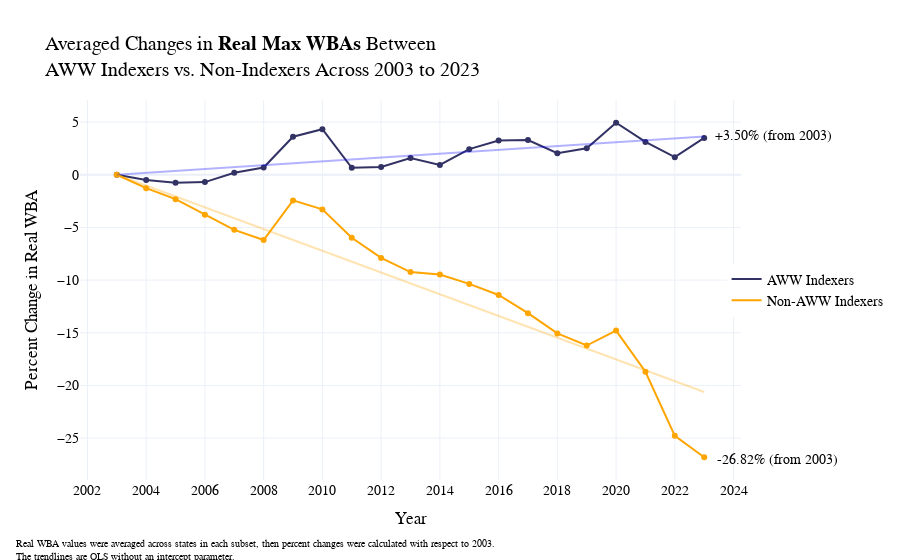

The notebook cell saved with this chart:
### Code cell
pio.templates.default = 'plotly_white'

X = avg_indexers["index"]
y = avg_indexers["Real Maximum WBA (regional, 2023 base)"]

X_reshaped = X.values.reshape(-1, 1)
model = sm.OLS(y, X, hasconst=False).fit()

x_pred = np.linspace(X.min(), X.max(), 100)
y_pred = model.predict(x_pred)
x_pred = x_pred + 2003

X = avg_nonindexers["index"]
y = avg_nonindexers["Real Maximum WBA (regional, 2023 base)"]

X_reshaped = X.values.reshape(-1, 1)
model = sm.OLS(y, X, hasconst=False).fit()

x_pred2 = np.linspace(X.min(), X.max(), 100)
y_pred2 = model.predict(x_pred2)
x_pred2 = x_pred2 + 2003

fig3 = px.line(data_frame = avg_indexers, 
             x = "Year", 
             y = "Real Maximum WBA (regional, 2023 base)")
fig3.update_traces(line=dict(color = 'rgba(50,50,100,1)'), name="AWW Indexers", showlegend=True)

fig4= px.scatter(data_frame = avg_indexers, 
                x = "Year", 
                y = "Real Maximum WBA (regional, 2023 base)",
                color_discrete_sequence=["rgb(50,50,100)"])

fig7 = px.line(data_frame = avg_nonindexers, 
             x = "Year", 
             y = "Real Maximum WBA (regional, 2023 base)")
fig7.update_traces(line=dict(color = 'rgba(255, 165, 0,1)'), name="Non-AWW Indexers", showlegend=True)

fig8= px.scatter(data_frame = avg_nonindexers, 
                x = "Year", 
                y = "Real Maximum WBA (regional, 2023 base)",
                color_discrete_sequence=["rgb(255, 165, 0)"])

fig3 = go.Figure(data= fig3.data + fig4.data + fig7.data + fig8.data)

fig3.add_trace(go.Scatter(
    x=x_pred,
    y=y_pred,
    mode='lines',
    line=dict(color='blue', width=2),
    opacity=0.3,
    showlegend=False
))
fig3.add_trace(go.Scatter(
    x=x_pred2,
    y=y_pred2,
    mode='lines',
    line=dict(color='orange', width=2),
    opacity=0.3,
    showlegend=False
))


fig3.update_layout(title_text="Averaged Changes in <b>Real Max WBAs</b> Between<br>AWW Indexers vs. Non-Indexers Across 2003 to 2023",
                   xaxis_title="Year", yaxis_title="Percent Change in Real WBA",
                   height=500,
                   font=dict(
                        family="Cambria",  
                        size=14,         
                        color="black",
                    ),
                   xaxis=dict(
                        tickmode='linear',   
                        tick0=2000,          
                        dtick=2              
                    ),
                   yaxis=dict(
                        tick0=0,          
                        dtick=5
                    ),
                   legend=dict(
                        orientation="v",     
                        x=1.1,
                        xanchor="center",
                        y=0.5
                    )
                  )
fig3.add_annotation(
    xref="paper", yref="paper",
    x=1.14, y=0.93,
    text="+3.50% (from 2003)",
    showarrow=False,
    font=dict(size=14, color="black"),
    align="left"
)
fig3.add_annotation(
    xref="paper", yref="paper",
    x=1.15, y=0.03,
    text="-26.82% (from 2003)",
    showarrow=False,
    font=dict(size=14, color="black"),
    align="left"
)
fig3.add_annotation(
    text='Real WBA values were averaged across states in each subset, then percent changes were calculated with respect to 2003.<br>The trendlines are OLS without an intercept parameter.',
    showarrow=False,
    xref="paper",
    yref="paper",
    x=-0.1,
    y=-0.15,
    xanchor="left",
    yanchor="top",
    font=dict(size=10),
    align="left"
)

### Figure 1 — Plotly figure (JSON) as saved in the notebook; plotly's stock layout.template omitted (floating-point values rounded to 4 significant figures)
{"data": [{"hovertemplate": "Year=%{x}<br>Real Maximum WBA (regional, 2023 base)=%{y}<extra></extra>", "legendgroup": "", "line": {"color": "rgba(50,50,100,1)", "dash": "solid"}, "marker": {"symbol": "circle"}, "mode": "lines", "name": "AWW Indexers", "orientation": "v", "showlegend": true, "type": "scatter", "x": [2003, 2004, 2005, 2006, 2007, 2008, 2009, 2010, 2011, 2012, 2013, 2014, 2015, 2016, 2017, 2018, 2019, 2020, 2021, 2022, 2023], "xaxis": "x", "y": [0, -0.4986, -0.7549, -0.6974, 0.1918, 0.6887, 3.611, 4.331, 0.6677, 0.7444, 1.59, 0.9397, 2.432, 3.243, 3.302, 2.05, 2.509, 4.939, 3.116, 1.668, 3.499], "yaxis": "y"}, {"hovertemplate": "Year=%{x}<br>Real Maximum WBA (regional, 2023 base)=%{y}<extra></extra>", "legendgroup": "", "marker": {"color": "rgb(50,50,100)", "symbol": "circle"}, "mode": "markers", "name": "", "orientation": "v", "showlegend": false, "type": "scatter", "x": [2003, 2004, 2005, 2006, 2007, 2008, 2009, 2010, 2011, 2012, 2013, 2014, 2015, 2016, 2017, 2018, 2019, 2020, 2021, 2022, 2023], "xaxis": "x", "y": [0, -0.4986, -0.7549, -0.6974, 0.1918, 0.6887, 3.611, 4.331, 0.6677, 0.7444, 1.59, 0.9397, 2.432, 3.243, 3.302, 2.05, 2.509, 4.939, 3.116, 1.668, 3.499], "yaxis": "y"}, {"hovertemplate": "Year=%{x}<br>Real Maximum WBA (regional, 2023 base)=%{y}<extra></extra>", "legendgroup": "", "line": {"color": "rgba(255, 165, 0,1)", "dash": "solid"}, "marker": {"symbol": "circle"}, "mode": "lines", "name": "Non-AWW Indexers", "orientation": "v", "showlegend": true, "type": "scatter", "x": [2003, 2004, 2005, 2006, 2007, 2008, 2009, 2010, 2011, 2012, 2013, 2014, 2015, 2016, 2017, 2018, 2019, 2020, 2021, 2022, 2023], "xaxis": "x", "y": [0, -1.271, -2.312, -3.804, -5.229, -6.192, -2.433, -3.287, -5.982, -7.895, -9.239, -9.469, -10.36, -11.41, -13.14, -15.06, -16.21, -14.79, -18.7, -24.78, -26.82], "yaxis": "y"}, {"hovertemplate": "Year=%{x}<br>Real Maximum WBA (regional, 2023 base)=%{y}<extra></extra>", "legendgroup": "", "marker": {"color": "rgb(255, 165, 0)", "symbol": "circle"}, "mode": "markers", "name": "", "orientation": "v", "showlegend": false, "type": "scatter", "x": [2003, 2004, 2005, 2006, 2007, 2008, 2009, 2010, 2011, 2012, 2013, 2014, 2015, 2016, 2017, 2018, 2019, 2020, 2021, 2022, 2023], "xaxis": "x", "y": [0, -1.271, -2.312, -3.804, -5.229, -6.192, -2.433, -3.287, -5.982, -7.895, -9.239, -9.469, -10.36, -11.41, -13.14, -15.06, -16.21, -14.79, -18.7, -24.78, -26.82], "yaxis": "y"}, {"line": {"color": "blue", "width": 2}, "mode": "lines", "opacity": 0.3, "showlegend": false, "type": "scatter", "x": [2003, 2003.0, 2003.0, 2004.0, 2004.0, 2004.0, 2004.0, 2004.0, 2005.0, 2005.0, 2005.0, 2005.0, 2005.0, 2006.0, 2006.0, 2006.0, 2006.0, 2006.0, 2007.0, 2007.0, 2007.0, 2007.0, 2007.0, 2008.0, 2008.0, 2008.0, 2008.0, 2008.0, 2009.0, 2009.0, 2009.0, 2009.0, 2009.0, 2010.0, 2010.0, 2010.0, 2010.0, 2010.0, 2011.0, 2011.0, 2011.0, 2011.0, 2011.0, 2012.0, 2012.0, 2012.0, 2012.0, 2012.0, 2013.0, 2013.0, 2013.0, 2013.0, 2014.0, 2014.0, 2014.0, 2014.0, 2014.0, 2015.0, 2015.0, 2015.0, 2015.0, 2015.0, 2016.0, 2016.0, 2016.0, 2016.0, 2016.0, 2017.0, 2017.0, 2017.0, 2017.0, 2017.0, 2018.0, 2018.0, 2018.0, 2018.0, 2018.0, 2019.0, 2019.0, 2019.0, 2019.0, 2019.0, 2020.0, 2020.0, 2020.0, 2020.0, 2020.0, 2021.0, 2021.0, 2021.0, 2021.0, 2021.0, 2022.0, 2022.0, 2022.0, 2022.0, 2022.0, 2023.0, 2023.0, 2023], "y": [0, 0.03664, 0.07328, 0.1099, 0.1466, 0.1832, 0.2199, 0.2565, 0.2931, 0.3298, 0.3664, 0.4031, 0.4397, 0.4764, 0.513, 0.5496, 0.5863, 0.6229, 0.6596, 0.6962, 0.7328, 0.7695, 0.8061, 0.8428, 0.8794, 0.9161, 0.9527, 0.9893, 1.026, 1.063, 1.099, 1.136, 1.173, 1.209, 1.246, 1.282, 1.319, 1.356, 1.392, 1.429, 1.466, 1.502, 1.539, 1.576, 1.612, 1.649, 1.686, 1.722, 1.759, 1.795, 1.832, 1.869, 1.905, 1.942, 1.979, 2.015, 2.052, 2.089, 2.125, 2.162, 2.199, 2.235, 2.272, 2.308, 2.345, 2.382, 2.418, 2.455, 2.492, 2.528, 2.565, 2.602, 2.638, 2.675, 2.712, 2.748, 2.785, 2.821, 2.858, 2.895, 2.931, 2.968, 3.005, 3.041, 3.078, 3.115, 3.151, 3.188, 3.225, 3.261, 3.298, 3.334, 3.371, 3.408, 3.444, 3.481, 3.518, 3.554, 3.591, 3.628]}, {"line": {"color": "orange", "width": 2}, "mode": "lines", "opacity": 0.3, "showlegend": false, "type": "scatter", "x": [2003, 2003.0, 2003.0, 2004.0, 2004.0, 2004.0, 2004.0, 2004.0, 2005.0, 2005.0, 2005.0, 2005.0, 2005.0, 2006.0, 2006.0, 2006.0, 2006.0, 2006.0, 2007.0, 2007.0, 2007.0, 2007.0, 2007.0, 2008.0, 2008.0, 2008.0, 2008.0, 2008.0, 2009.0, 2009.0, 2009.0, 2009.0, 2009.0, 2010.0, 2010.0, 2010.0, 2010.0, 2010.0, 2011.0, 2011.0, 2011.0, 2011.0, 2011.0, 2012.0, 2012.0, 2012.0, 2012.0, 2012.0, 2013.0, 2013.0, 2013.0, 2013.0, 2014.0, 2014.0, 2014.0, 2014.0, 2014.0, 2015.0, 2015.0, 2015.0, 2015.0, 2015.0, 2016.0, 2016.0, 2016.0, 2016.0, 2016.0, 2017.0, 2017.0, 2017.0, 2017.0, 2017.0, 2018.0, 2018.0, 2018.0, 2018.0, 2018.0, 2019.0, 2019.0, 2019.0, 2019.0, 2019.0, 2020.0, 2020.0, 2020.0, 2020.0, 2020.0, 2021.0, 2021.0, 2021.0, 2021.0, 2021.0, 2022.0, 2022.0, 2022.0, 2022.0, 2022.0, 2023.0, 2023.0, 2023], "y": [0, -0.2083, -0.4166, -0.6249, -0.8332, -1.042, -1.25, -1.458, -1.666, -1.875, -2.083, -2.291, -2.5, -2.708, -2.916, -3.125, -3.333, -3.541, -3.75, -3.958, -4.166, -4.374, -4.583, -4.791, -4.999, -5.208, -5.416, -5.624, -5.833, -6.041, -6.249, -6.458, -6.666, -6.874, -7.083, -7.291, -7.499, -7.707, -7.916, -8.124, -8.332, -8.541, -8.749, -8.957, -9.166, -9.374, -9.582, -9.791, -9.999, -10.21, -10.42, -10.62, -10.83, -11.04, -11.25, -11.46, -11.67, -11.87, -12.08, -12.29, -12.5, -12.71, -12.92, -13.12, -13.33, -13.54, -13.75, -13.96, -14.17, -14.37, -14.58, -14.79, -15.0, -15.21, -15.41, -15.62, -15.83, -16.04, -16.25, -16.46, -16.66, -16.87, -17.08, -17.29, -17.5, -17.71, -17.91, -18.12, -18.33, -18.54, -18.75, -18.96, -19.16, -19.37, -19.58, -19.79, -20.0, -20.21, -20.41, -20.62]}], "layout": {"annotations": [{"align": "left", "font": {"color": "black", "size": 14}, "showarrow": false, "text": "+3.50% (from 2003)", "x": 1.14, "xref": "paper", "y": 0.93, "yref": "paper"}, {"align": "left", "font": {"color": "black", "size": 14}, "showarrow": false, "text": "-26.82% (from 2003)", "x": 1.15, "xref": "paper", "y": 0.03, "yref": "paper"}, {"align": "left", "font": {"size": 10}, "showarrow": false, "text": "Real WBA values were averaged across states in each subset, then percent changes were calculated with respect to 2003.<br>The trendlines are OLS without an intercept parameter.", "x": -0.1, "xanchor": "left", "xref": "paper", "y": -0.15, "yanchor": "top", "yref": "paper"}], "autosize": true, "font": {"color": "black", "family": "Cambria", "size": 14}, "legend": {"orientation": "v", "x": 1.1, "xanchor": "center", "y": 0.5}, "title": {"text": "Averaged Changes in <b>Real Max WBAs</b> Between<br>AWW Indexers vs. Non-Indexers Across 2003 to 2023"}, "xaxis": {"autorange": true, "dtick": 2, "range": [2002.0, 2024.0], "tick0": 2000, "tickmode": "linear", "title": {"text": "Year"}, "type": "linear"}, "yaxis": {"autorange": true, "dtick": 5, "range": [-29.44, 7.56], "tick0": 0, "title": {"text": "Percent Change in Real WBA"}, "type": "linear"}}}
